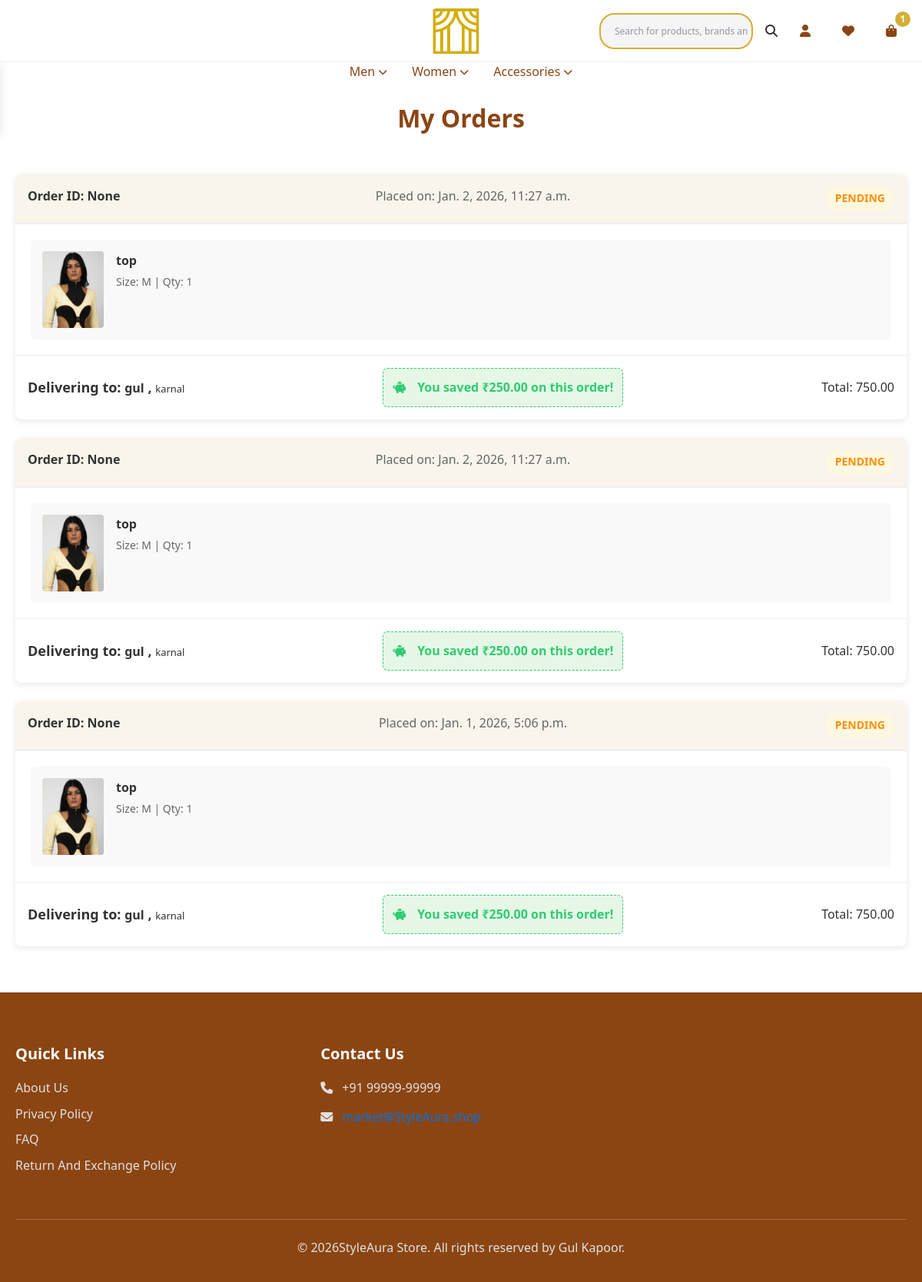
The app's page /orders (signed in) with its own data.
### home/models.py (models this page shows, shortened)
class UserAddress(models.Model):
    user = models.ForeignKey(User, on_delete=models.CASCADE, related_name="addressUser")
    fullName = models.CharField(max_length=30)
    phone = models.CharField(max_length=15)
    address = models.TextField()
    city = models.CharField(max_length=30)
    state = models.CharField(max_length=30)
    pincode = models.CharField(max_length=20)

class Order(models.Model):
    user = models.ForeignKey(User, on_delete=models.CASCADE)
    order_id = models.CharField(max_length=100, null=True, blank=True) # Razorpay order ID
    total_amount = models.DecimalField(max_digits=10, decimal_places=2)
    discount = models.DecimalField(default=0.00, max_digits=10, decimal_places=2)
    address = models.ForeignKey(UserAddress, on_delete=models.SET_NULL, null=True)
    items = models.JSONField(blank=True, null=True)
    created_at = models.DateTimeField(auto_now_add=True)

class Listing(models.Model):
    name = models.CharField(max_length=255)
    brand = models.ForeignKey(Brand, on_delete=models.CASCADE)
    category = models.ForeignKey(Category, on_delete=models.CASCADE)
    productType = models.ForeignKey(ProductType, on_delete=models.CASCADE, blank=True, null=True)
    uniqueLabel = models.PositiveIntegerField(blank=True, null=True)
    colors = models.ManyToManyField(Color)
    sizes = models.ManyToManyField(Size)
    price = models.DecimalField(max_digits=10, decimal_places=2)
    discountedPrice = models.DecimalField(max_digits=10, decimal_places=2, blank=True, null=True)
    description = models.TextField(blank=True, null=True)
    productDetails = models.TextField(blank=True, null=True)
    deliveryTime = models.CharField(max_length=255, default="5-7 days")
    createdAt = models.DateTimeField(auto_now_add=True)
    slug = models.SlugField(unique=True, blank=True, null=True)
    returnEligible = models.BooleanField(default=False)
    exchangeEligible = models.BooleanField(default=False)
    bestSelling = models.BooleanField(default=False)
    newArrival = models.BooleanField(default=False)
    limitedTime = models.BooleanField(default=False)
    specialOffer = models.BooleanField(default=False)
    class Meta:
        constraints = [
            UniqueConstraint(fields=['productType', 'uniqueLabel'], name='unique_product_label')
        ]

### home/views.py (the view)
# urls.py: path("orders", views.orders, name="orders"),
@login_required(login_url="/login")
def orders(request):
    userOrders = Order.objects.filter(user=request.user).order_by('-created_at')
    enriched_orders = []
    for order in userOrders:
        enriched_items = []
        for item in order.items or []:
            try:
                listing = Listing.objects.get(id=item['cartItem_id'])
                size = Size.objects.get(id=item['cartSize_id'])
                image_obj = listing.images.first()
                enriched_items.append({
                    "productName": listing.name,
                    "size": size.size_label,
                    "quantity": item['cartQuantity'],
                    "image": image_obj.image.url if image_obj else None
                })
            except Exception as e:
                print(f"Error enriching item: {e}")
                continue
        try:
            payment_status = order.payment.payment_status
        except Payment.DoesNotExist:
            payment_status = "PENDING"
        enriched_orders.append({
            "order_id": order.order_id,
            "created_at": order.created_at,
            "status": payment_status,
            "amount": order.total_amount,
            "discount": order.discount,
            "orderAddress": order.address,
            "items": enriched_items,
        })
    return render(request, "orders.html", {
        "orders": enriched_orders,
    })

### home/context_processors.py (called while the page is built)
def cart_count(request):
    if request.user.is_authenticated:
        cart_items_count = Cart.objects.filter(cartUser=request.user).count()
    else:
        cart_items_count = 0  # Handle guest users if needed
    return {'cart_items_count': cart_items_count}

### home/templates/orders.html (shortened to what this page needs)
{% extends "layout.html" %}
{% load static %}
{% block body %}
<main>
  <div class="container orders-container">
    <h1 class="section-title">My Orders</h1>
    {% if orders %}
      {% for order in orders %}
        <div class="orders-list">
          <div class="order-card">
            <div class="order-header">
              <span class="order-id">Order ID: {{ order.order_id }}</span>
              <span class="order-date">Placed on: {{ order.created_at }}</span>
              {% if order.status == "SUCCESS" %}
                <span class="order-status status-delivered">{{ order.status }}</span>
              {% elif order.status == "PENDING" %}
                <span class="order-status status-processing">{{ order.status }}</span>
              {% elif order.status == "FAILED" %}
                <span class="order-status status-failed">{{ order.status }}</span>
              {% endif %}
            </div>
            {% for item in order.items %}
              <div class="order-items">
                <div class="order-item">
                  {% if item.image %}
                    <img src="{{ item.image }}" alt="Product" class="order-item-image">
                  {% else %}
                    <div class="no-image">No image available</div>
                  {% endif %}
                  <div class="order-item-details">
                    <div class="order-item-name">{{ item.productName }}</div>
                    <div class="order-item-size">Size: {{ item.size }} | Qty: {{ item.quantity }}</div>
                  </div>
                </div>
              </div>
            {% endfor %}
            <div class="order-footer">
              <div class="order-total">Delivering to: <span style="font-weight: 600; font-size: medium;">{{ order.orderAddress.fullName }}</span> , <span style="font-weight: 500; font-size: small;">{{ order.orderAddress.city }}</span></div>
              {% if order.discount > 0 %}
                <div class="savings-highlight">
                  <div class="savings-icon" style="font-size: 15px; margin-top: 0px;">
                    <i class="fas fa-piggy-bank"></i>
                  </div>
                  <div class="savings-text" >
                    You saved ₹{{ order.discount }} on this order!
                  </div>
                </div>
              {% endif %}
              <div class="order-actions">
                Total: {{ order.amount }}
              </div>
            </div>
          </div>
      {% endfor %}
    {% endif %}
  </div>
</main>
{% endblock %}

### records on screen
UserAddress: order_id "None", created_at "Jan. 2, 2026, 11:27 a.m.", status "PENDING", size "M" "M" "M", quantity "1" "1" "1", orderAddress.fullName "gul", orderAddress.city "karnal", discount "250.00", amount "750.00", created_at "Jan. 1, 2026, 5:06 p.m."
Listing: productName "top" "top" "top"

### other values on screen
{{ cart_items_count }} "1"
